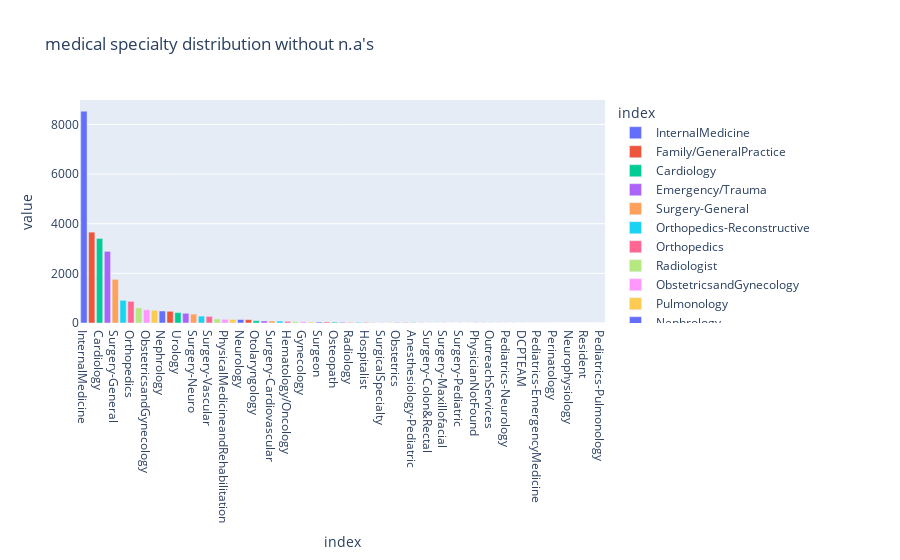

Notebook code for this chart:
### Markdown cell above
Analysis of the `medical_speciality`

### Code cell
bar = data_raw["medical_specialty"].value_counts()
bar.plot.bar(title="medical specialty distribution without n.a's", color=bar.index)

### Figure 1 — Plotly figure (JSON) as saved in the notebook; plotly's stock layout.template omitted (floating-point values rounded to 4 significant figures)
{"data": [{"alignmentgroup": "True", "hovertemplate": "index=%{x}<br>value=%{y}<extra></extra>", "legendgroup": "InternalMedicine", "marker": {"color": "#636efa"}, "name": "InternalMedicine", "offsetgroup": "InternalMedicine", "orientation": "v", "showlegend": true, "textposition": "auto", "type": "bar", "x": ["InternalMedicine"], "xaxis": "x", "y": [8536], "yaxis": "y"}, {"alignmentgroup": "True", "hovertemplate": "index=%{x}<br>value=%{y}<extra></extra>", "legendgroup": "Family/GeneralPractice", "marker": {"color": "#EF553B"}, "name": "Family/GeneralPractice", "offsetgroup": "Family/GeneralPractice", "orientation": "v", "showlegend": true, "textposition": "auto", "type": "bar", "x": ["Family/GeneralPractice"], "xaxis": "x", "y": [3661], "yaxis": "y"}, {"alignmentgroup": "True", "hovertemplate": "index=%{x}<br>value=%{y}<extra></extra>", "legendgroup": "Cardiology", "marker": {"color": "#00cc96"}, "name": "Cardiology", "offsetgroup": "Cardiology", "orientation": "v", "showlegend": true, "textposition": "auto", "type": "bar", "x": ["Cardiology"], "xaxis": "x", "y": [3406], "yaxis": "y"}, {"alignmentgroup": "True", "hovertemplate": "index=%{x}<br>value=%{y}<extra></extra>", "legendgroup": "Emergency/Trauma", "marker": {"color": "#ab63fa"}, "name": "Emergency/Trauma", "offsetgroup": "Emergency/Trauma", "orientation": "v", "showlegend": true, "textposition": "auto", "type": "bar", "x": ["Emergency/Trauma"], "xaxis": "x", "y": [2886], "yaxis": "y"}, {"alignmentgroup": "True", "hovertemplate": "index=%{x}<br>value=%{y}<extra></extra>", "legendgroup": "Surgery-General", "marker": {"color": "#FFA15A"}, "name": "Surgery-General", "offsetgroup": "Surgery-General", "orientation": "v", "showlegend": true, "textposition": "auto", "type": "bar", "x": ["Surgery-General"], "xaxis": "x", "y": [1759], "yaxis": "y"}, {"alignmentgroup": "True", "hovertemplate": "index=%{x}<br>value=%{y}<extra></extra>", "legendgroup": "Orthopedics-Reconstructive", "marker": {"color": "#19d3f3"}, "name": "Orthopedics-Reconstructive", "offsetgroup": "Orthopedics-Reconstructive", "orientation": "v", "showlegend": true, "textposition": "auto", "type": "bar", "x": ["Orthopedics-Reconstructive"], "xaxis": "x", "y": [914], "yaxis": "y"}, {"alignmentgroup": "True", "hovertemplate": "index=%{x}<br>value=%{y}<extra></extra>", "legendgroup": "Orthopedics", "marker": {"color": "#FF6692"}, "name": "Orthopedics", "offsetgroup": "Orthopedics", "orientation": "v", "showlegend": true, "textposition": "auto", "type": "bar", "x": ["Orthopedics"], "xaxis": "x", "y": [873], "yaxis": "y"}, {"alignmentgroup": "True", "hovertemplate": "index=%{x}<br>value=%{y}<extra></extra>", "legendgroup": "Radiologist", "marker": {"color": "#B6E880"}, "name": "Radiologist", "offsetgroup": "Radiologist", "orientation": "v", "showlegend": true, "textposition": "auto", "type": "bar", "x": ["Radiologist"], "xaxis": "x", "y": [611], "yaxis": "y"}, {"alignmentgroup": "True", "hovertemplate": "index=%{x}<br>value=%{y}<extra></extra>", "legendgroup": "ObstetricsandGynecology", "marker": {"color": "#FF97FF"}, "name": "ObstetricsandGynecology", "offsetgroup": "ObstetricsandGynecology", "orientation": "v", "showlegend": true, "textposition": "auto", "type": "bar", "x": ["ObstetricsandGynecology"], "xaxis": "x", "y": [532], "yaxis": "y"}, {"alignmentgroup": "True", "hovertemplate": "index=%{x}<br>value=%{y}<extra></extra>", "legendgroup": "Pulmonology", "marker": {"color": "#FECB52"}, "name": "Pulmonology", "offsetgroup": "Pulmonology", "orientation": "v", "showlegend": true, "textposition": "auto", "type": "bar", "x": ["Pulmonology"], "xaxis": "x", "y": [509], "yaxis": "y"}, {"alignmentgroup": "True", "hovertemplate": "index=%{x}<br>value=%{y}<extra></extra>", "legendgroup": "Nephrology", "marker": {"color": "#636efa"}, "name": "Nephrology", "offsetgroup": "Nephrology", "orientation": "v", "showlegend": true, "textposition": "auto", "type": "bar", "x": ["Nephrology"], "xaxis": "x", "y": [483], "yaxis": "y"}, {"alignmentgroup": "True", "hovertemplate": "index=%{x}<br>value=%{y}<extra></extra>", "legendgroup": "Psychiatry", "marker": {"color": "#EF553B"}, "name": "Psychiatry", "offsetgroup": "Psychiatry", "orientation": "v", "showlegend": true, "textposition": "auto", "type": "bar", "x": ["Psychiatry"], "xaxis": "x", "y": [472], "yaxis": "y"}, {"alignmentgroup": "True", "hovertemplate": "index=%{x}<br>value=%{y}<extra></extra>", "legendgroup": "Urology", "marker": {"color": "#00cc96"}, "name": "Urology", "offsetgroup": "Urology", "orientation": "v", "showlegend": true, "textposition": "auto", "type": "bar", "x": ["Urology"], "xaxis": "x", "y": [420], "yaxis": "y"}, {"alignmentgroup": "True", "hovertemplate": "index=%{x}<br>value=%{y}<extra></extra>", "legendgroup": "Surgery-Cardiovascular/Thoracic", "marker": {"color": "#ab63fa"}, "name": "Surgery-Cardiovascular/Thoracic", "offsetgroup": "Surgery-Cardiovascular/Thoracic", "orientation": "v", "showlegend": true, "textposition": "auto", "type": "bar", "x": ["Surgery-Cardiovascular/Thoracic"], "xaxis": "x", "y": [392], "yaxis": "y"}, {"alignmentgroup": "True", "hovertemplate": "index=%{x}<br>value=%{y}<extra></extra>", "legendgroup": "Surgery-Neuro", "marker": {"color": "#FFA15A"}, "name": "Surgery-Neuro", "offsetgroup": "Surgery-Neuro", "orientation": "v", "showlegend": true, "textposition": "auto", "type": "bar", "x": ["Surgery-Neuro"], "xaxis": "x", "y": [360], "yaxis": "y"}, {"alignmentgroup": "True", "hovertemplate": "index=%{x}<br>value=%{y}<extra></extra>", "legendgroup": "Gastroenterology", "marker": {"color": "#19d3f3"}, "name": "Gastroenterology", "offsetgroup": "Gastroenterology", "orientation": "v", "showlegend": true, "textposition": "auto", "type": "bar", "x": ["Gastroenterology"], "xaxis": "x", "y": [277], "yaxis": "y"}, {"alignmentgroup": "True", "hovertemplate": "index=%{x}<br>value=%{y}<extra></extra>", "legendgroup": "Surgery-Vascular", "marker": {"color": "#FF6692"}, "name": "Surgery-Vascular", "offsetgroup": "Surgery-Vascular", "orientation": "v", "showlegend": true, "textposition": "auto", "type": "bar", "x": ["Surgery-Vascular"], "xaxis": "x", "y": [265], "yaxis": "y"}, {"alignmentgroup": "True", "hovertemplate": "index=%{x}<br>value=%{y}<extra></extra>", "legendgroup": "Pediatrics", "marker": {"color": "#B6E880"}, "name": "Pediatrics", "offsetgroup": "Pediatrics", "orientation": "v", "showlegend": true, "textposition": "auto", "type": "bar", "x": ["Pediatrics"], "xaxis": "x", "y": [163], "yaxis": "y"}, {"alignmentgroup": "True", "hovertemplate": "index=%{x}<br>value=%{y}<extra></extra>", "legendgroup": "PhysicalMedicineandRehabilitation", "marker": {"color": "#FF97FF"}, "name": "PhysicalMedicineandRehabilitation", "offsetgroup": "PhysicalMedicineandRehabilitation", "orientation": "v", "showlegend": true, "textposition": "auto", "type": "bar", "x": ["PhysicalMedicineandRehabilitation"], "xaxis": "x", "y": [149], "yaxis": "y"}, {"alignmentgroup": "True", "hovertemplate": "index=%{x}<br>value=%{y}<extra></extra>", "legendgroup": "Oncology", "marker": {"color": "#FECB52"}, "name": "Oncology", "offsetgroup": "Oncology", "orientation": "v", "showlegend": true, "textposition": "auto", "type": "bar", "x": ["Oncology"], "xaxis": "x", "y": [146], "yaxis": "y"}, {"alignmentgroup": "True", "hovertemplate": "index=%{x}<br>value=%{y}<extra></extra>", "legendgroup": "Neurology", "marker": {"color": "#636efa"}, "name": "Neurology", "offsetgroup": "Neurology", "orientation": "v", "showlegend": true, "textposition": "auto", "type": "bar", "x": ["Neurology"], "xaxis": "x", "y": [140], "yaxis": "y"}, {"alignmentgroup": "True", "hovertemplate": "index=%{x}<br>value=%{y}<extra></extra>", "legendgroup": "Pediatrics-Endocrinology", "marker": {"color": "#EF553B"}, "name": "Pediatrics-Endocrinology", "offsetgroup": "Pediatrics-Endocrinology", "orientation": "v", "showlegend": true, "textposition": "auto", "type": "bar", "x": ["Pediatrics-Endocrinology"], "xaxis": "x", "y": [137], "yaxis": "y"}, {"alignmentgroup": "True", "hovertemplate": "index=%{x}<br>value=%{y}<extra></extra>", "legendgroup": "Otolaryngology", "marker": {"color": "#00cc96"}, "name": "Otolaryngology", "offsetgroup": "Otolaryngology", "orientation": "v", "showlegend": true, "textposition": "auto", "type": "bar", "x": ["Otolaryngology"], "xaxis": "x", "y": [94], "yaxis": "y"}, {"alignmentgroup": "True", "hovertemplate": "index=%{x}<br>value=%{y}<extra></extra>", "legendgroup": "Surgery-Thoracic", "marker": {"color": "#ab63fa"}, "name": "Surgery-Thoracic", "offsetgroup": "Surgery-Thoracic", "orientation": "v", "showlegend": true, "textposition": "auto", "type": "bar", "x": ["Surgery-Thoracic"], "xaxis": "x", "y": [83], "yaxis": "y"}, {"alignmentgroup": "True", "hovertemplate": "index=%{x}<br>value=%{y}<extra></extra>", "legendgroup": "Surgery-Cardiovascular", "marker": {"color": "#FFA15A"}, "name": "Surgery-Cardiovascular", "offsetgroup": "Surgery-Cardiovascular", "orientation": "v", "showlegend": true, "textposition": "auto", "type": "bar", "x": ["Surgery-Cardiovascular"], "xaxis": "x", "y": [80], "yaxis": "y"}, {"alignmentgroup": "True", "hovertemplate": "index=%{x}<br>value=%{y}<extra></extra>", "legendgroup": "Endocrinology", "marker": {"color": "#19d3f3"}, "name": "Endocrinology", "offsetgroup": "Endocrinology", "orientation": "v", "showlegend": true, "textposition": "auto", "type": "bar", "x": ["Endocrinology"], "xaxis": "x", "y": [79], "yaxis": "y"}, {"alignmentgroup": "True", "hovertemplate": "index=%{x}<br>value=%{y}<extra></extra>", "legendgroup": "Hematology/Oncology", "marker": {"color": "#FF6692"}, "name": "Hematology/Oncology", "offsetgroup": "Hematology/Oncology", "orientation": "v", "showlegend": true, "textposition": "auto", "type": "bar", "x": ["Hematology/Oncology"], "xaxis": "x", "y": [65], "yaxis": "y"}, {"alignmentgroup": "True", "hovertemplate": "index=%{x}<br>value=%{y}<extra></extra>", "legendgroup": "Pediatrics-CriticalCare", "marker": {"color": "#B6E880"}, "name": "Pediatrics-CriticalCare", "offsetgroup": "Pediatrics-CriticalCare", "orientation": "v", "showlegend": true, "textposition": "auto", "type": "bar", "x": ["Pediatrics-CriticalCare"], "xaxis": "x", "y": [57], "yaxis": "y"}, {"alignmentgroup": "True", "hovertemplate": "index=%{x}<br>value=%{y}<extra></extra>", "legendgroup": "Gynecology", "marker": {"color": "#FF97FF"}, "name": "Gynecology", "offsetgroup": "Gynecology", "orientation": "v", "showlegend": true, "textposition": "auto", "type": "bar", "x": ["Gynecology"], "xaxis": "x", "y": [51], "yaxis": "y"}, {"alignmentgroup": "True", "hovertemplate": "index=%{x}<br>value=%{y}<extra></extra>", "legendgroup": "Podiatry", "marker": {"color": "#FECB52"}, "name": "Podiatry", "offsetgroup": "Podiatry", "orientation": "v", "showlegend": true, "textposition": "auto", "type": "bar", "x": ["Podiatry"], "xaxis": "x", "y": [39], "yaxis": "y"}, {"alignmentgroup": "True", "hovertemplate": "index=%{x}<br>value=%{y}<extra></extra>", "legendgroup": "Surgeon", "marker": {"color": "#636efa"}, "name": "Surgeon", "offsetgroup": "Surgeon", "orientation": "v", "showlegend": true, "textposition": "auto", "type": "bar", "x": ["Surgeon"], "xaxis": "x", "y": [38], "yaxis": "y"}, {"alignmentgroup": "True", "hovertemplate": "index=%{x}<br>value=%{y}<extra></extra>", "legendgroup": "Psychology", "marker": {"color": "#EF553B"}, "name": "Psychology", "offsetgroup": "Psychology", "orientation": "v", "showlegend": true, "textposition": "auto", "type": "bar", "x": ["Psychology"], "xaxis": "x", "y": [38], "yaxis": "y"}, {"alignmentgroup": "True", "hovertemplate": "index=%{x}<br>value=%{y}<extra></extra>", "legendgroup": "Osteopath", "marker": {"color": "#00cc96"}, "name": "Osteopath", "offsetgroup": "Osteopath", "orientation": "v", "showlegend": true, "textposition": "auto", "type": "bar", "x": ["Osteopath"], "xaxis": "x", "y": [36], "yaxis": "y"}, {"alignmentgroup": "True", "hovertemplate": "index=%{x}<br>value=%{y}<extra></extra>", "legendgroup": "Ophthalmology", "marker": {"color": "#ab63fa"}, "name": "Ophthalmology", "offsetgroup": "Ophthalmology", "orientation": "v", "showlegend": true, "textposition": "auto", "type": "bar", "x": ["Ophthalmology"], "xaxis": "x", "y": [30], "yaxis": "y"}, {"alignmentgroup": "True", "hovertemplate": "index=%{x}<br>value=%{y}<extra></extra>", "legendgroup": "Radiology", "marker": {"color": "#FFA15A"}, "name": "Radiology", "offsetgroup": "Radiology", "orientation": "v", "showlegend": true, "textposition": "auto", "type": "bar", "x": ["Radiology"], "xaxis": "x", "y": [26], "yaxis": "y"}, {"alignmentgroup": "True", "hovertemplate": "index=%{x}<br>value=%{y}<extra></extra>", "legendgroup": "Surgery-Plastic", "marker": {"color": "#19d3f3"}, "name": "Surgery-Plastic", "offsetgroup": "Surgery-Plastic", "orientation": "v", "showlegend": true, "textposition": "auto", "type": "bar", "x": ["Surgery-Plastic"], "xaxis": "x", "y": [26], "yaxis": "y"}, {"alignmentgroup": "True", "hovertemplate": "index=%{x}<br>value=%{y}<extra></extra>", "legendgroup": "Hospitalist", "marker": {"color": "#FF6692"}, "name": "Hospitalist", "offsetgroup": "Hospitalist", "orientation": "v", "showlegend": true, "textposition": "auto", "type": "bar", "x": ["Hospitalist"], "xaxis": "x", "y": [24], "yaxis": "y"}, {"alignmentgroup": "True", "hovertemplate": "index=%{x}<br>value=%{y}<extra></extra>", "legendgroup": "InfectiousDiseases", "marker": {"color": "#B6E880"}, "name": "InfectiousDiseases", "offsetgroup": "InfectiousDiseases", "orientation": "v", "showlegend": true, "textposition": "auto", "type": "bar", "x": ["InfectiousDiseases"], "xaxis": "x", "y": [23], "yaxis": "y"}, {"alignmentgroup": "True", "hovertemplate": "index=%{x}<br>value=%{y}<extra></extra>", "legendgroup": "SurgicalSpecialty", "marker": {"color": "#FF97FF"}, "name": "SurgicalSpecialty", "offsetgroup": "SurgicalSpecialty", "orientation": "v", "showlegend": true, "textposition": "auto", "type": "bar", "x": ["SurgicalSpecialty"], "xaxis": "x", "y": [19], "yaxis": "y"}, {"alignmentgroup": "True", "hovertemplate": "index=%{x}<br>value=%{y}<extra></extra>", "legendgroup": "Hematology", "marker": {"color": "#FECB52"}, "name": "Hematology", "offsetgroup": "Hematology", "orientation": "v", "showlegend": true, "textposition": "auto", "type": "bar", "x": ["Hematology"], "xaxis": "x", "y": [18], "yaxis": "y"}, {"alignmentgroup": "True", "hovertemplate": "index=%{x}<br>value=%{y}<extra></extra>", "legendgroup": "Obstetrics", "marker": {"color": "#636efa"}, "name": "Obstetrics", "offsetgroup": "Obstetrics", "orientation": "v", "showlegend": true, "textposition": "auto", "type": "bar", "x": ["Obstetrics"], "xaxis": "x", "y": [15], "yaxis": "y"}, {"alignmentgroup": "True", "hovertemplate": "index=%{x}<br>value=%{y}<extra></extra>", "legendgroup": "Obsterics&Gynecology-GynecologicOnco", "marker": {"color": "#EF553B"}, "name": "Obsterics&Gynecology-GynecologicOnco", "offsetgroup": "Obsterics&Gynecology-GynecologicOnco", "orientation": "v", "showlegend": true, "textposition": "auto", "type": "bar", "x": ["Obsterics&Gynecology-GynecologicOnco"], "xaxis": "x", "y": [14], "yaxis": "y"}, {"alignmentgroup": "True", "hovertemplate": "index=%{x}<br>value=%{y}<extra></extra>", "legendgroup": "Anesthesiology-Pediatric", "marker": {"color": "#00cc96"}, "name": "Anesthesiology-Pediatric", "offsetgroup": "Anesthesiology-Pediatric", "orientation": "v", "showlegend": true, "textposition": "auto", "type": "bar", "x": ["Anesthesiology-Pediatric"], "xaxis": "x", "y": [13], "yaxis": "y"}, {"alignmentgroup": "True", "hovertemplate": "index=%{x}<br>value=%{y}<extra></extra>", "legendgroup": "Rheumatology", "marker": {"color": "#ab63fa"}, "name": "Rheumatology", "offsetgroup": "Rheumatology", "orientation": "v", "showlegend": true, "textposition": "auto", "type": "bar", "x": ["Rheumatology"], "xaxis": "x", "y": [9], "yaxis": "y"}, {"alignmentgroup": "True", "hovertemplate": "index=%{x}<br>value=%{y}<extra></extra>", "legendgroup": "Surgery-Colon&Rectal", "marker": {"color": "#FFA15A"}, "name": "Surgery-Colon&Rectal", "offsetgroup": "Surgery-Colon&Rectal", "orientation": "v", "showlegend": true, "textposition": "auto", "type": "bar", "x": ["Surgery-Colon&Rectal"], "xaxis": "x", "y": [7], "yaxis": "y"}, {"alignmentgroup": "True", "hovertemplate": "index=%{x}<br>value=%{y}<extra></extra>", "legendgroup": "Cardiology-Pediatric", "marker": {"color": "#19d3f3"}, "name": "Cardiology-Pediatric", "offsetgroup": "Cardiology-Pediatric", "orientation": "v", "showlegend": true, "textposition": "auto", "type": "bar", "x": ["Cardiology-Pediatric"], "xaxis": "x", "y": [6], "yaxis": "y"}, {"alignmentgroup": "True", "hovertemplate": "index=%{x}<br>value=%{y}<extra></extra>", "legendgroup": "Surgery-Maxillofacial", "marker": {"color": "#FF6692"}, "name": "Surgery-Maxillofacial", "offsetgroup": "Surgery-Maxillofacial", "orientation": "v", "showlegend": true, "textposition": "auto", "type": "bar", "x": ["Surgery-Maxillofacial"], "xaxis": "x", "y": [6], "yaxis": "y"}, {"alignmentgroup": "True", "hovertemplate": "index=%{x}<br>value=%{y}<extra></extra>", "legendgroup": "Endocrinology-Metabolism", "marker": {"color": "#B6E880"}, "name": "Endocrinology-Metabolism", "offsetgroup": "Endocrinology-Metabolism", "orientation": "v", "showlegend": true, "textposition": "auto", "type": "bar", "x": ["Endocrinology-Metabolism"], "xaxis": "x", "y": [6], "yaxis": "y"}, {"alignmentgroup": "True", "hovertemplate": "index=%{x}<br>value=%{y}<extra></extra>", "legendgroup": "Surgery-Pediatric", "marker": {"color": "#FF97FF"}, "name": "Surgery-Pediatric", "offsetgroup": "Surgery-Pediatric", "orientation": "v", "showlegend": true, "textposition": "auto", "type": "bar", "x": ["Surgery-Pediatric"], "xaxis": "x", "y": [6], "yaxis": "y"}, {"alignmentgroup": "True", "hovertemplate": "index=%{x}<br>value=%{y}<extra></extra>", "legendgroup": "Anesthesiology", "marker": {"color": "#FECB52"}, "name": "Anesthesiology", "offsetgroup": "Anesthesiology", "orientation": "v", "showlegend": true, "textposition": "auto", "type": "bar", "x": ["Anesthesiology"], "xaxis": "x", "y": [6], "yaxis": "y"}, {"alignmentgroup": "True", "hovertemplate": "index=%{x}<br>value=%{y}<extra></extra>", "legendgroup": "PhysicianNotFound", "marker": {"color": "#636efa"}, "name": "PhysicianNotFound", "offsetgroup": "PhysicianNotFound", "orientation": "v", "showlegend": true, "textposition": "auto", "type": "bar", "x": ["PhysicianNotFound"], "xaxis": "x", "y": [6], "yaxis": "y"}, {"alignmentgroup": "True", "hovertemplate": "index=%{x}<br>value=%{y}<extra></extra>", "legendgroup": "AllergyandImmunology", "marker": {"color": "#EF553B"}, "name": "AllergyandImmunology", "offsetgroup": "AllergyandImmunology", "orientation": "v", "showlegend": true, "textposition": "auto", "type": "bar", "x": ["AllergyandImmunology"], "xaxis": "x", "y": [5], "yaxis": "y"}, {"alignmentgroup": "True", "hovertemplate": "index=%{x}<br>value=%{y}<extra></extra>", "legendgroup": "OutreachServices", "marker": {"color": "#00cc96"}, "name": "OutreachServices", "offsetgroup": "OutreachServices", "orientation": "v", "showlegend": true, "textposition": "auto", "type": "bar", "x": ["OutreachServices"], "xaxis": "x", "y": [5], "yaxis": "y"}, {"alignmentgroup": "True", "hovertemplate": "index=%{x}<br>value=%{y}<extra></extra>", "legendgroup": "Psychiatry-Child/Adolescent", "marker": {"color": "#ab63fa"}, "name": "Psychiatry-Child/Adolescent", "offsetgroup": "Psychiatry-Child/Adolescent", "orientation": "v", "showlegend": true, "textposition": "auto", "type": "bar", "x": ["Psychiatry-Child/Adolescent"], "xaxis": "x", "y": [4], "yaxis": "y"}, {"alignmentgroup": "True", "hovertemplate": "index=%{x}<br>value=%{y}<extra></extra>", "legendgroup": "Pediatrics-Neurology", "marker": {"color": "#FFA15A"}, "name": "Pediatrics-Neurology", "offsetgroup": "Pediatrics-Neurology", "orientation": "v", "showlegend": true, "textposition": "auto", "type": "bar", "x": ["Pediatrics-Neurology"], "xaxis": "x", "y": [4], "yaxis": "y"}, {"alignmentgroup": "True", "hovertemplate": "index=%{x}<br>value=%{y}<extra></extra>", "legendgroup": "Pathology", "marker": {"color": "#19d3f3"}, "name": "Pathology", "offsetgroup": "Pathology", "orientation": "v", "showlegend": true, "textposition": "auto", "type": "bar", "x": ["Pathology"], "xaxis": "x", "y": [4], "yaxis": "y"}, {"alignmentgroup": "True", "hovertemplate": "index=%{x}<br>value=%{y}<extra></extra>", "legendgroup": "DCPTEAM", "marker": {"color": "#FF6692"}, "name": "DCPTEAM", "offsetgroup": "DCPTEAM", "orientation": "v", "showlegend": true, "textposition": "auto", "type": "bar", "x": ["DCPTEAM"], "xaxis": "x", "y": [3], "yaxis": "y"}, {"alignmentgroup": "True", "hovertemplate": "index=%{x}<br>value=%{y}<extra></extra>", "legendgroup": "Dentistry", "marker": {"color": "#B6E880"}, "name": "Dentistry", "offsetgroup": "Dentistry", "orientation": "v", "showlegend": true, "textposition": "auto", "type": "bar", "x": ["Dentistry"], "xaxis": "x", "y": [3], "yaxis": "y"}, {"alignmentgroup": "True", "hovertemplate": "index=%{x}<br>value=%{y}<extra></extra>", "legendgroup": "Pediatrics-EmergencyMedicine", "marker": {"color": "#FF97FF"}, "name": "Pediatrics-EmergencyMedicine", "offsetgroup": "Pediatrics-EmergencyMedicine", "orientation": "v", "showlegend": true, "textposition": "auto", "type": "bar", "x": ["Pediatrics-EmergencyMedicine"], "xaxis": "x", "y": [2], "yaxis": "y"}, {"alignmentgroup": "True", "hovertemplate": "index=%{x}<br>value=%{y}<extra></extra>", "legendgroup": "Pediatrics-Hematology-Oncology", "marker": {"color": "#FECB52"}, "name": "Pediatrics-Hematology-Oncology", "offsetgroup": "Pediatrics-Hematology-Oncology", "orientation": "v", "showlegend": true, "textposition": "auto", "type": "bar", "x": ["Pediatrics-Hematology-Oncology"], "xaxis": "x", "y": [2], "yaxis": "y"}, {"alignmentgroup": "True", "hovertemplate": "index=%{x}<br>value=%{y}<extra></extra>", "legendgroup": "Perinatology", "marker": {"color": "#636efa"}, "name": "Perinatology", "offsetgroup": "Perinatology", "orientation": "v", "showlegend": true, "textposition": "auto", "type": "bar", "x": ["Perinatology"], "xaxis": "x", "y": [1], "yaxis": "y"}, {"alignmentgroup": "True", "hovertemplate": "index=%{x}<br>value=%{y}<extra></extra>", "legendgroup": "Psychiatry-Addictive", "marker": {"color": "#EF553B"}, "name": "Psychiatry-Addictive", "offsetgroup": "Psychiatry-Addictive", "orientation": "v", "showlegend": true, "textposition": "auto", "type": "bar", "x": ["Psychiatry-Addictive"], "xaxis": "x", "y": [1], "yaxis": "y"}, {"alignmentgroup": "True", "hovertemplate": "index=%{x}<br>value=%{y}<extra></extra>", "legendgroup": "Neurophysiology", "marker": {"color": "#00cc96"}, "name": "Neurophysiology", "offsetgroup": "Neurophysiology", "orientation": "v", "showlegend": true, "textposition": "auto", "type": "bar", "x": ["Neurophysiology"], "xaxis": "x", "y": [1], "yaxis": "y"}, {"alignmentgroup": "True", "hovertemplate": "index=%{x}<br>value=%{y}<extra></extra>", "legendgroup": "Speech", "marker": {"color": "#ab63fa"}, "name": "Speech", "offsetgroup": "Speech", "orientation": "v", "showlegend": true, "textposition": "auto", "type": "bar", "x": ["Speech"], "xaxis": "x", "y": [1], "yaxis": "y"}, {"alignmentgroup": "True", "hovertemplate": "index=%{x}<br>value=%{y}<extra></extra>", "legendgroup": "Resident", "marker": {"color": "#FFA15A"}, "name": "Resident", "offsetgroup": "Resident", "orientation": "v", "showlegend": true, "textposition": "auto", "type": "bar", "x": ["Resident"], "xaxis": "x", "y": [1], "yaxis": "y"}, {"alignmentgroup": "True", "hovertemplate": "index=%{x}<br>value=%{y}<extra></extra>", "legendgroup": "Proctology", "marker": {"color": "#19d3f3"}, "name": "Proctology", "offsetgroup": "Proctology", "orientation": "v", "showlegend": true, "textposition": "auto", "type": "bar", "x": ["Proctology"], "xaxis": "x", "y": [1], "yaxis": "y"}, {"alignmentgroup": "True", "hovertemplate": "index=%{x}<br>value=%{y}<extra></extra>", "legendgroup": "Pediatrics-Pulmonology", "marker": {"color": "#FF6692"}, "name": "Pediatrics-Pulmonology", "offsetgroup": "Pediatrics-Pulmonology", "orientation": "v", "showlegend": true, "textposition": "auto", "type": "bar", "x": ["Pediatrics-Pulmonology"], "xaxis": "x", "y": [1], "yaxis": "y"}], "layout": {"barmode": "relative", "legend": {"title": {"text": "index"}, "tracegroupgap": 0}, "title": {"text": "medical specialty distribution without n.a's"}, "xaxis": {"anchor": "y", "categoryarray": ["InternalMedicine", "Family/GeneralPractice", "Cardiology", "Emergency/Trauma", "Surgery-General", "Orthopedics-Reconstructive", "Orthopedics", "Radiologist", "ObstetricsandGynecology", "Pulmonology", "Nephrology", "Psychiatry", "Urology", "Surgery-Cardiovascular/Thoracic", "Surgery-Neuro", "Gastroenterology", "Surgery-Vascular", "Pediatrics", "PhysicalMedicineandRehabilitation", "Oncology", "Neurology", "Pediatrics-Endocrinology", "Otolaryngology", "Surgery-Thoracic", "Surgery-Cardiovascular", "Endocrinology", "Hematology/Oncology", "Pediatrics-CriticalCare", "Gynecology", "Podiatry", "Surgeon", "Psychology", "Osteopath", "Ophthalmology", "Radiology", "Surgery-Plastic", "Hospitalist", "InfectiousDiseases", "SurgicalSpecialty", "Hematology", "Obstetrics", "Obsterics&Gynecology-GynecologicOnco", "Anesthesiology-Pediatric", "Rheumatology", "Surgery-Colon&Rectal", "Cardiology-Pediatric", "Surgery-Maxillofacial", "Endocrinology-Metabolism", "Surgery-Pediatric", "Anesthesiology", "PhysicianNotFound", "AllergyandImmunology", "OutreachServices", "Psychiatry-Child/Adolescent", "Pediatrics-Neurology", "Pathology", "DCPTEAM", "Dentistry", "Pediatrics-EmergencyMedicine", "Pediatrics-Hematology-Oncology", "Perinatology", "Psychiatry-Addictive", "Neurophysiology", "Speech", "Resident", "Proctology", "Pediatrics-Pulmonology"], "categoryorder": "array", "domain": [0, 1], "title": {"text": "index"}}, "yaxis": {"anchor": "x", "domain": [0, 1], "title": {"text": "value"}}}}
